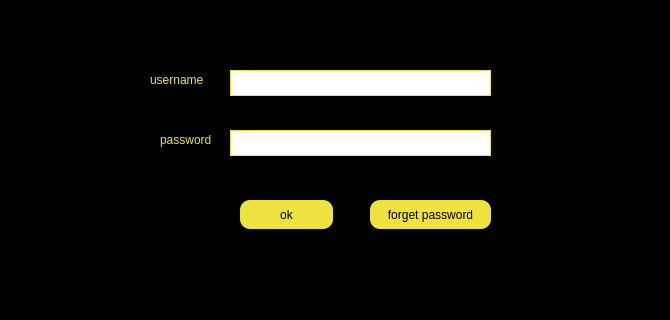
<?xml version="1.0" encoding="UTF-8"?>
<ui version="4.0">
 <class>signin</class>
 <widget class="QWidget" name="signin">
  <property name="geometry">
   <rect>
    <x>0</x>
    <y>0</y>
    <width>670</width>
    <height>320</height>
   </rect>
  </property>
  <property name="windowTitle">
   <string>Form</string>
  </property>
  <property name="styleSheet">
   <string notr="true">#signin{

background-color:black;
}</string>
  </property>
  <widget class="QLineEdit" name="ledpas">
   <property name="geometry">
    <rect>
     <x>230</x>
     <y>130</y>
     <width>261</width>
     <height>26</height>
    </rect>
   </property>
   <property name="styleSheet">
    <string notr="true">#ledpas{




border:1px solid rgb(238, 226, 63);





}</string>
   </property>
   <property name="echoMode">
    <enum>QLineEdit::Password</enum>
   </property>
  </widget>
  <widget class="QPushButton" name="pbnok">
   <property name="geometry">
    <rect>
     <x>240</x>
     <y>200</y>
     <width>93</width>
     <height>29</height>
    </rect>
   </property>
   <property name="styleSheet">
    <string notr="true">#pbnok{

background-color:rgb(238, 226, 63);

border-radius:10px;

}</string>
   </property>
   <property name="text">
    <string>ok</string>
   </property>
  </widget>
  <widget class="QPushButton" name="pbnforget">
   <property name="geometry">
    <rect>
     <x>370</x>
     <y>200</y>
     <width>121</width>
     <height>29</height>
    </rect>
   </property>
   <property name="styleSheet">
    <string notr="true">#pbnforget{

background-color:rgb(238, 226, 63);

border-radius:10px;

}</string>
   </property>
   <property name="text">
    <string>forget password</string>
   </property>
  </widget>
  <widget class="QLabel" name="lbluser">
   <property name="geometry">
    <rect>
     <x>150</x>
     <y>70</y>
     <width>71</width>
     <height>20</height>
    </rect>
   </property>
   <property name="styleSheet">
    <string notr="true">#lbluser{

color:rgb(238, 226, 63);

}</string>
   </property>
   <property name="text">
    <string>&lt;html&gt;&lt;head/&gt;&lt;body&gt;&lt;p&gt;username &lt;/p&gt;&lt;/body&gt;&lt;/html&gt;</string>
   </property>
  </widget>
  <widget class="QLabel" name="lblpas">
   <property name="geometry">
    <rect>
     <x>160</x>
     <y>130</y>
     <width>63</width>
     <height>20</height>
    </rect>
   </property>
   <property name="styleSheet">
    <string notr="true">#lblpas{

color:rgb(238, 226, 63);
}</string>
   </property>
   <property name="text">
    <string>password</string>
   </property>
  </widget>
  <widget class="QLineEdit" name="leduser">
   <property name="geometry">
    <rect>
     <x>230</x>
     <y>70</y>
     <width>261</width>
     <height>26</height>
    </rect>
   </property>
   <property name="styleSheet">
    <string notr="true">#leduser{


border:1px solid rgb(238, 226, 63);



}</string>
   </property>
  </widget>
 </widget>
 <resources/>
 <connections/>
</ui>
